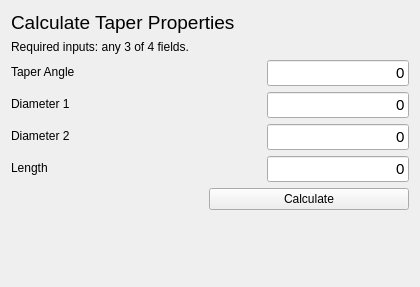
      <widget class="QWidget" name="tabTaper">
       <attribute name="title">
        <string>Taper</string>
       </attribute>
       <layout class="QVBoxLayout" name="verticalLayout_2">
        <item>
         <widget class="QLabel" name="labelTaperTitle">
          <property name="font">
           <font>
            <pointsize>14</pointsize>
           </font>
          </property>
          <property name="styleSheet">
           <string notr="true">qproperty-alignment: AlignCenter;</string>
          </property>
          <property name="text">
           <string>Calculate Taper Properties</string>
          </property>
         </widget>
        </item>
        <item>
         <widget class="QLabel" name="labelTaperInput">
          <property name="font">
           <font>
            <pointsize>9</pointsize>
           </font>
          </property>
          <property name="text">
           <string>Required inputs: any 3 of 4 fields.</string>
          </property>
         </widget>
        </item>
        <item>
         <layout class="QFormLayout" name="formLayout">
          <item row="0" column="0">
           <widget class="QLabel" name="labelAngle">
            <property name="minimumSize">
             <size>
              <width>250</width>
              <height>0</height>
             </size>
            </property>
            <property name="text">
             <string>Taper Angle</string>
            </property>
           </widget>
          </item>
          <item row="1" column="0">
           <widget class="QLabel" name="labelDiameter1">
            <property name="text">
             <string>Diameter 1</string>
            </property>
           </widget>
          </item>
          <item row="2" column="0">
           <widget class="QLabel" name="labelDiameter2">
            <property name="text">
             <string>Diameter 2</string>
            </property>
           </widget>
          </item>
          <item row="3" column="0">
           <widget class="QLabel" name="labelLength">
            <property name="text">
             <string>Length</string>
            </property>
           </widget>
          </item>
          <item row="0" column="1">
           <widget class="QLineEdit" name="txtTA_Angle">
            <property name="font">
             <font>
              <pointsize>11</pointsize>
             </font>
            </property>
            <property name="text">
             <string>0</string>
            </property>
            <property name="alignment">
             <set>Qt::AlignRight|Qt::AlignTrailing|Qt::AlignVCenter</set>
            </property>
           </widget>
          </item>
          <item row="1" column="1">
           <widget class="QLineEdit" name="txtTA_Diameter1">
            <property name="font">
             <font>
              <pointsize>11</pointsize>
             </font>
            </property>
            <property name="text">
             <string>0</string>
            </property>
            <property name="alignment">
             <set>Qt::AlignRight|Qt::AlignTrailing|Qt::AlignVCenter</set>
            </property>
           </widget>
          </item>
          <item row="2" column="1">
           <widget class="QLineEdit" name="txtTA_Diameter2">
            <property name="font">
             <font>
              <pointsize>11</pointsize>
             </font>
            </property>
            <property name="text">
             <string>0</string>
            </property>
            <property name="alignment">
             <set>Qt::AlignRight|Qt::AlignTrailing|Qt::AlignVCenter</set>
            </property>
           </widget>
          </item>
          <item row="3" column="1">
           <widget class="QLineEdit" name="txtTA_Length">
            <property name="font">
             <font>
              <pointsize>11</pointsize>
             </font>
            </property>
            <property name="styleSheet">
             <string notr="true"/>
            </property>
            <property name="text">
             <string>0</string>
            </property>
            <property name="alignment">
             <set>Qt::AlignRight|Qt::AlignTrailing|Qt::AlignVCenter</set>
            </property>
            <property name="readOnly">
             <bool>false</bool>
            </property>
           </widget>
          </item>
         </layout>
        </item>
        <item>
         <layout class="QHBoxLayout" name="horizontalLayout_9">
          <item>
           <spacer name="horizontalSpacer_10">
            <property name="orientation">
             <enum>Qt::Horizontal</enum>
            </property>
            <property name="sizeHint" stdset="0">
             <size>
              <width>40</width>
              <height>20</height>
             </size>
            </property>
           </spacer>
          </item>
          <item>
           <widget class="QPushButton" name="btnTaper">
            <property name="minimumSize">
             <size>
              <width>200</width>
              <height>0</height>
             </size>
            </property>
            <property name="maximumSize">
             <size>
              <width>200</width>
              <height>16777215</height>
             </size>
            </property>
            <property name="font">
             <font>
              <pointsize>9</pointsize>
             </font>
            </property>
            <property name="text">
             <string>Calculate</string>
            </property>
           </widget>
          </item>
         </layout>
        </item>
        <item>
         <layout class="QHBoxLayout" name="horizontalLayout_10">
          <item>
           <spacer name="horizontalSpacer_11">
            <property name="orientation">
             <enum>Qt::Horizontal</enum>
            </property>
            <property name="sizeHint" stdset="0">
             <size>
              <width>40</width>
              <height>20</height>
             </size>
            </property>
           </spacer>
          </item>
          <item>
           <widget class="QLabel" name="imageTaper">
            <property name="maximumSize">
             <size>
              <width>352</width>
              <height>194</height>
             </size>
            </property>
            <property name="text">
             <string/>
            </property>
            <property name="pixmap">
             <pixmap>images/image_taper.png</pixmap>
            </property>
            <property name="scaledContents">
             <bool>true</bool>
            </property>
           </widget>
          </item>
          <item>
           <spacer name="horizontalSpacer_12">
            <property name="orientation">
             <enum>Qt::Horizontal</enum>
            </property>
            <property name="sizeHint" stdset="0">
             <size>
              <width>40</width>
              <height>20</height>
             </size>
            </property>
           </spacer>
          </item>
         </layout>
        </item>
        <item>
         <spacer name="verticalSpacer_3">
          <property name="orientation">
           <enum>Qt::Vertical</enum>
          </property>
          <property name="sizeHint" stdset="0">
           <size>
            <width>20</width>
            <height>40</height>
           </size>
          </property>
         </spacer>
        </item>
       </layout>
      </widget>
